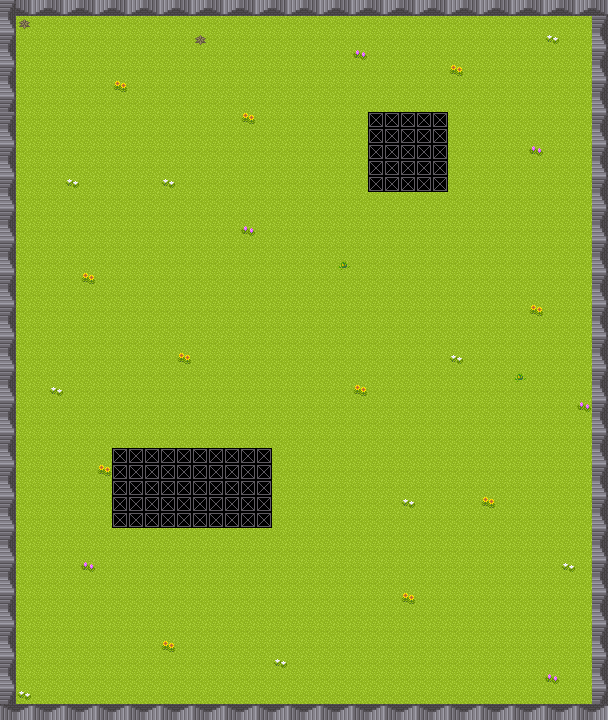

Tiled map render using the project's own tile images. Description and the map definition, with tile-layer contents summarised, below:
An orthogonal 38x45 tile map with 16x16 px tiles, 2 tile layers (Tile Layer 1, Tile Layer 2), 2 tilesets and 6 objects (6x rectangle).

<map version="1.8" tiledversion="1.8.6" orientation="orthogonal" renderorder="right-down" width="38" height="45" tilewidth="16" tileheight="16" infinite="0" nextlayerid="4" nextobjectid="21">
 <tileset firstgid="1" source="tile.tsx" />
 <tileset firstgid="721" source="tile_obj.tsx" />
 <layer id="1" name="Tile Layer 1" width="38" height="45">
  <data>[1710 cells, 1710 non-empty, 1 distinct tile ids]</data>
 </layer>
 <layer id="2" name="Tile Layer 2" width="38" height="45">
  <data>[1710 cells, 267 non-empty, 9 distinct tile ids]</data>
 </layer>
 <objectgroup id="3" name="obj layer">
  <object id="5" name="blocked" type="rectangle" x="591.058" y="-0.626494" width="18.3535" height="717.54" />
  <object id="7" name="blocked" type="rectangle" x="15.6177" y="705.086" width="575.244" height="15.2816" />
  <object id="8" name="blocked" type="rectangle" x="0.137867" y="0.965433" width="13.658" height="701.54" />
  <object id="10" name="blocked" type="rectangle" x="16.0459" y="-0.106367" width="576.241" height="14.8448" />
  <object id="18" name="blocked" type="rectangle" x="367.333" y="110.667" width="78.6667" height="79.3333" />
  <object id="19" name="blocked" type="rectangle" x="113.333" y="450" width="158" height="76.6667" />
 </objectgroup>
</map>
